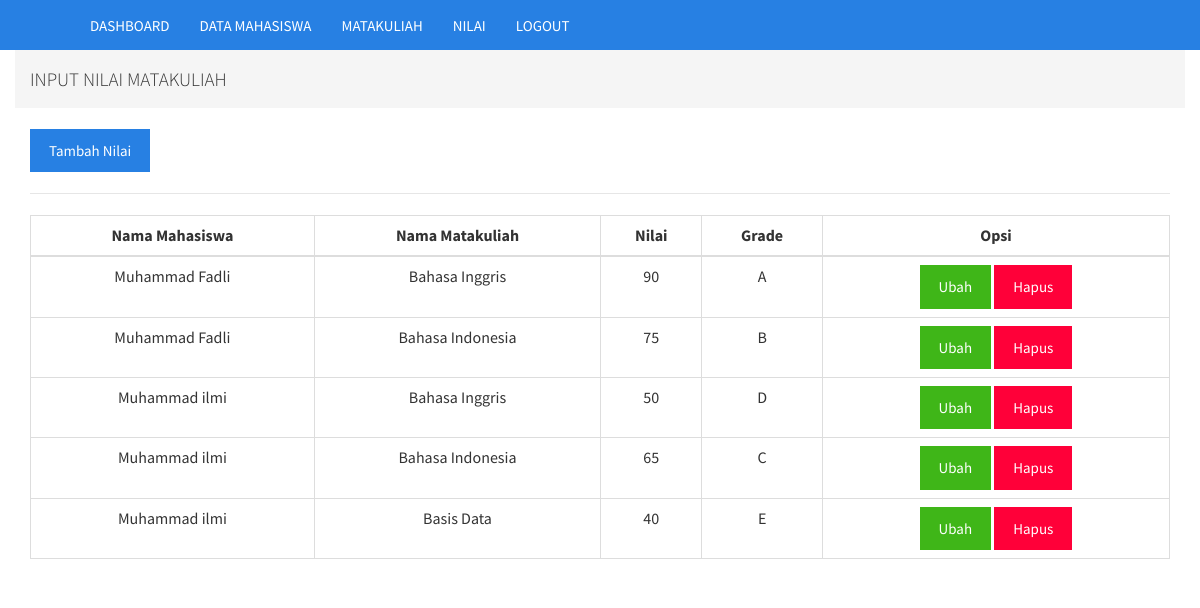
Screenshot of /admin/nilaiinput.php (signed in) with the database file from the repository.
### tables this page shows
CREATE TABLE `tbl_nilai` (
  `nim` varchar(10) NOT NULL,
  `kd_matkul` varchar(10) NOT NULL,
  `nilai` int(3) NOT NULL
);

CREATE TABLE `tbl_mhs` (
  `nim` char(20) NOT NULL,
  `nama_mhs` varchar(50) NOT NULL,
  `studi` varchar(30) NOT NULL,
  `nohp` varchar(12) NOT NULL
);

CREATE TABLE `tbl_matkul` (
  `kd_matkul` varchar(10) NOT NULL,
  `nama_matkul` varchar(30) NOT NULL,
  `nama_dosen` varchar(30) NOT NULL
);

### admin/nilaiinput.php (the view, shortened to what this page needs)
<?php
include 'header.php';
?>
<div class="container">
    <div class="row">
        <ol class="breadcrumb">
            <h4>INPUT NILAI MATAKULIAH</h4>
        </ol>
    </div>
    <div class="panel-container">
        <div class="bootstrap-tabel">
            <a href="nilaiaksi.php?aksi=tambah" class="btn btn-primary">Tambah Nilai </a>
            <hr>
            <div class="table-responsive">
                <table class="table table-bordered">
                    <thead>
                        <tr>
                            <th class="text-center">Nama Mahasiswa</th>
                            <th class="text-center">Nama Matakuliah</th>
                            <th class="text-center">Nilai</th>
                            <th class="text-center">Grade</th>
                            <th class="text-center">Opsi</th>
                        </tr>
                    </thead>
                    <tbody>
                        <?php
                        $hasil = $db->query("SELECT * from tbl_nilai
                                        inner join tbl_mhs on tbl_nilai.nim = tbl_mhs.nim
                                        inner join tbl_matkul on tbl_nilai.kd_matkul = tbl_matkul.kd_matkul
                                    ");
                        while ($d = $hasil->fetch_array()) {
                        ?>
                            <tr>
                                <td class="text-center"><?php echo $d['nama_mhs'] ?></td>
                                <td class="text-center"><?php echo $d['nama_matkul'] ?></td>
                                <td class="text-center"><?php echo $d['nilai'] ?></td>
                                <td class="text-center">
                                    <?php
                                        if ($d['nilai'] >= 85) {
                                            echo "A";
                                        }
                                        else if ($d['nilai']>= 75 and $d['nilai' < 80]) {
                                            echo "B";
                                        }
                                        else if ($d['nilai']>= 65 and $d['nilai' < 75]) {
                                            echo "C";
                                        }
                                        else if ($d['nilai']>= 50 and $d['nilai' < 65]) {
                                            echo "D";
                                        }
                                        else if ($d['nilai' < 50]) {
                                            echo "E";
                                        }
                                    ?>
                                </td>
                                <td class="text-center">
                                    <a href="nilaiaksi.php?kode=<?php echo $d['kd_matkul'] ?>&aksi=ubah" class="btn btn-success">Ubah</a>
                                    <a href="nilaiproses.php?kode=<?php echo $d['kd_matkul'] ?>&proses=proseshapus" class="btn btn-danger">Hapus</a>
                                </td>
                            </tr>
                        <?php
                        }
                        ?>
                    </tbody>
                </table>
            </div>
        </div>
    </div>
</div>

### admin/header.php (shortened to what this page needs)
<html>
<head>
    <link rel="stylesheet" href="../assets/css/cosmo.min.css">
</head>
<body>
    <nav class="navbar-inverse navbar-static-right">
        <div class="container">
            <div class="collapse navbar-collapse" id="bs-example-navbar-collapse-1">
                <ul class="nav navbar-nav">
                    <li><a href=""></a></li>
                    <li><a href="index.php">DASHBOARD</a></li>
                    <li><a href="mhsinput.php">DATA MAHASISWA</a></li>
                    <li><a href="matkulnilai.php">MATAKULIAH</a></li>
                    <li><a href="nilaiinput.php">NILAI</a></li>
                    <li><a href="logout.php">LOGOUT</a></li>
                </ul>
            </div>
        </div>
    </nav>
</body>
</html>

### rows the page displays
tbl_nilai: tbl_mhs.nama_mhs "Muhammad Fadli", kd_matkul.nama_matkul "Bahasa Inggris", nilai "90", shows "A"
tbl_nilai: tbl_mhs.nama_mhs "Muhammad Fadli", kd_matkul.nama_matkul "Bahasa Indonesia", nilai "75"
tbl_nilai: tbl_mhs.nama_mhs "Muhammad ilmi", kd_matkul.nama_matkul "Bahasa Inggris", nilai "50", shows "D"
tbl_nilai: tbl_mhs.nama_mhs "Muhammad ilmi", kd_matkul.nama_matkul "Bahasa Indonesia", nilai "65", shows "C"
tbl_nilai: tbl_mhs.nama_mhs "Muhammad ilmi", kd_matkul.nama_matkul "Basis Data", nilai "40", shows "E"
